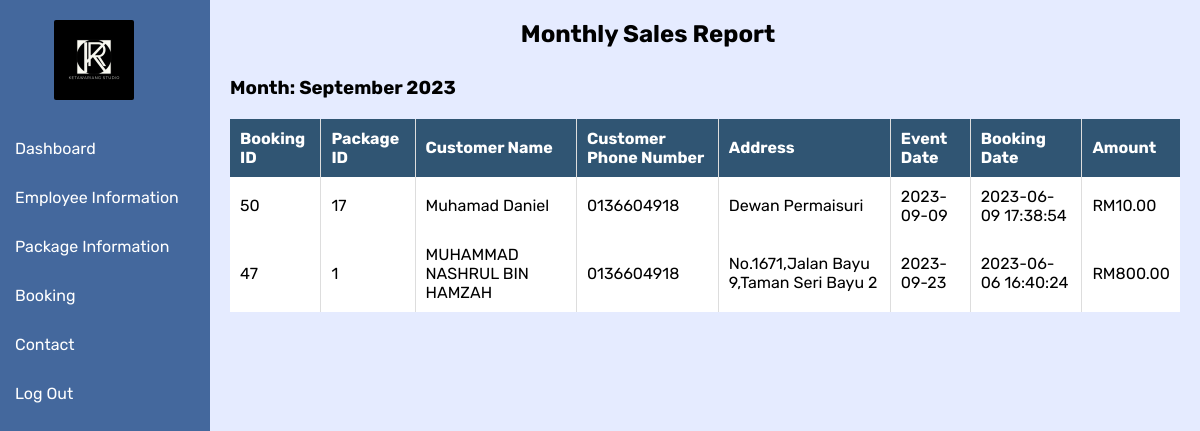
Screenshot of /admin-monthlysale-report.php (signed in) with the database file from the repository.
### tables this page shows
CREATE TABLE `sales` (
  `id` int(11) NOT NULL,
  `booking_id` int(11) DEFAULT NULL,
  `amount` decimal(10,2) DEFAULT NULL,
  `sale_date` date DEFAULT NULL
);

CREATE TABLE `booking` (
  `booking_id` int(11) NOT NULL,
  `package_id` int(11) NOT NULL,
  `customer_name` varchar(255) NOT NULL,
  `phone_number` varchar(20) NOT NULL,
  `address` varchar(255) NOT NULL,
  `event_date` date NOT NULL,
  `booking_date` timestamp NOT NULL DEFAULT current_timestamp(),
  `status` varchar(20) NOT NULL DEFAULT 'Pending',
  `id` int(11) NOT NULL
);

### admin-monthlysale-report.php (the view, shortened to what this page needs)
<?php
include 'connect.php';
$selected_month = isset($_GET['month']) ? $_GET['month'] : date('n');
$selected_year = isset($_GET['year']) ? $_GET['year'] : date('Y');
$start_date = date('Y-m-01', strtotime("$selected_year-$selected_month-01"));
$end_date = date('Y-m-t', strtotime("$selected_year-$selected_month-01"));
$query = "SELECT b.booking_id, b.customer_name, b.event_date, b.package_id, b.phone_number, b.address, b.booking_date, s.amount
          FROM sales s
          INNER JOIN booking b ON s.booking_id = b.booking_id
          WHERE b.event_date >= '$start_date' AND b.event_date <= '$end_date'
          ORDER BY b.event_date";
$result = mysqli_query($conn, $query);
if ($result && mysqli_num_rows($result) > 0) {
    $sales = mysqli_fetch_all($result, MYSQLI_ASSOC);
} else {
    $sales = array();
}
?>
<!DOCTYPE html>
<html>
<head>
    <link rel="stylesheet" type="text/css" href="style\admin-monthlysale-report.css?v=<?php echo time(); ?>">
</head>
<body>
    <nav>
        <ul>
            <div class="logo">
                <img src="images\logo company.jpg" alt="Logo">
            </div>
            <li><a href="admin-dashboard.php" class="active">Dashboard</a></li>
            <li><a href="admin-emp_info.php">Employee Information</a></li>
            <li><a href="admin-listpackage_info.php">Package Information</a></li>
            <li><a href="admin-listbooking.php">Booking</a></li>
            <li><a href="admin-contact.php">Contact</a></li>
            <li><a href="logout.php">Log Out</a></li>
        </ul>
    </nav>
    <h2>Monthly Sales Report</h2>
    <div class="container">
        <h3>Month: <?php echo date('F Y', strtotime("$selected_year-$selected_month-01")); ?></h3>
        <table>
            <thead>
                <tr>
                    <th>Booking ID</th>
                    <th>Package ID</th>
                    <th>Customer Name</th>
                    <th>Customer Phone Number</th>
                    <th>Address</th>
                    <th>Event Date</th>
                    <th>Booking Date</th>
                    <th>Amount</th>
                </tr>
            </thead>
            <tbody>
                <?php foreach ($sales as $sale) : ?>
                    <tr>
                        <td><?php echo htmlspecialchars($sale['booking_id']); ?></td>
                        <td><?php echo htmlspecialchars($sale['package_id']); ?></td>
                        <td><?php echo htmlspecialchars($sale['customer_name']); ?></td>
                        <td><?php echo htmlspecialchars($sale['phone_number']); ?></td>
                        <td><?php echo htmlspecialchars($sale['address']); ?></td>
                        <td><?php echo htmlspecialchars($sale['event_date']); ?></td>
                        <td><?php echo htmlspecialchars($sale['booking_date']); ?></td>
                        <td>RM<?php echo htmlspecialchars($sale['amount']); ?></td>
                    </tr>
                <?php endforeach; ?>
            </tbody>
        </table>
    </div>
</body>
</html>

### style/admin-monthlysale-report.css (style rules this page uses)
body { margin: 0; padding: 0; background-color: #e5ebff; font-family: 'Rubik', sans-serif; }
nav { width: 210px; background-color: #44689D; height: 100vh; position: fixed; left: 0; top: 0; }
nav ul { list-style-type: none; margin: 0; padding: 0; }
nav ul li { margin: 0; padding: 0; }
nav ul li a { display: block; color: #fff; text-decoration: none; padding: 15px; font-weight: 400; }
.logo { padding: 20px; margin-left: 34px; }
.logo img { width: 80px; border-radius: 2px; }
.container { margin-left: 210px; padding: 20px; }
h2 { text-align: center; margin-bottom: -10px; margin-left: 96px; }
h3 { margin-bottom: 10px; }
table { width: 100%; border-collapse: collapse; margin-top: 20px; overflow-x: auto; }
thead { background-color: #305573; color: #fff; }
th, td { padding: 10px; text-align: left; border-right: 1px solid #ddd; }
th:last-child, td:last-child { border-right: none; }
tbody { background-color: #ffffff; }
tbody tr:nth-child(even) { background-color: #ffffff; }

### rows the page displays
sales: booking.booking_id "50", booking.package_id "17", booking.customer_name "Muhamad Daniel", booking.phone_number "0136604918", booking.address "Dewan Permaisuri", booking.event_date "2023-09-09", booking.booking_date "2023-06-09 17:38:54", amount "10.00"
sales: booking.booking_id "47", booking.package_id "1", booking.customer_name "MUHAMMAD NASHRUL BIN HAMZAH", booking.phone_number "0136604918", booking.address "No.1671,Jalan Bayu 9,Taman Seri Bayu 2", booking.event_date "2023-09-23", booking.booking_date "2023-06-06 16:40:24", amount "800.00"

### other values shown
date('F Y', strtotime("$selected_year-$selected_month-01")) "September 2023"
